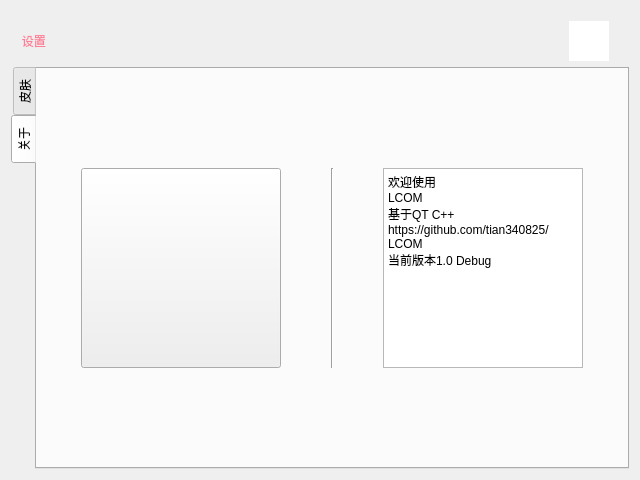
<?xml version="1.0" encoding="UTF-8"?>
<ui version="4.0">
 <class>setWidget</class>
 <widget class="QWidget" name="setWidget">
  <property name="geometry">
   <rect>
    <x>0</x>
    <y>0</y>
    <width>640</width>
    <height>480</height>
   </rect>
  </property>
  <property name="windowTitle">
   <string>Form</string>
  </property>
  <layout class="QGridLayout" name="gridLayout">
   <item row="0" column="0">
    <widget class="QWidget" name="tileWidget" native="true">
     <property name="minimumSize">
      <size>
       <width>0</width>
       <height>50</height>
      </size>
     </property>
     <property name="maximumSize">
      <size>
       <width>16777215</width>
       <height>40</height>
      </size>
     </property>
     <layout class="QGridLayout" name="gridLayout_6">
      <property name="leftMargin">
       <number>0</number>
      </property>
      <property name="topMargin">
       <number>0</number>
      </property>
      <property name="rightMargin">
       <number>0</number>
      </property>
      <property name="bottomMargin">
       <number>0</number>
      </property>
      <property name="spacing">
       <number>0</number>
      </property>
      <item row="0" column="4">
       <widget class="QPushButton" name="closePushButton">
        <property name="minimumSize">
         <size>
          <width>40</width>
          <height>40</height>
         </size>
        </property>
        <property name="maximumSize">
         <size>
          <width>40</width>
          <height>40</height>
         </size>
        </property>
        <property name="styleSheet">
         <string notr="true">background-color: rgb(255, 255, 255);
border:none</string>
        </property>
        <property name="text">
         <string/>
        </property>
       </widget>
      </item>
      <item row="0" column="5">
       <spacer name="horizontalSpacer_4">
        <property name="orientation">
         <enum>Qt::Horizontal</enum>
        </property>
        <property name="sizeType">
         <enum>QSizePolicy::Minimum</enum>
        </property>
        <property name="sizeHint" stdset="0">
         <size>
          <width>20</width>
          <height>20</height>
         </size>
        </property>
       </spacer>
      </item>
      <item row="0" column="2">
       <widget class="QLabel" name="label_8">
        <property name="minimumSize">
         <size>
          <width>80</width>
          <height>0</height>
         </size>
        </property>
        <property name="styleSheet">
         <string notr="true">font: 700 12pt &quot;Microsoft YaHei UI&quot;;
color:rgb(253, 127, 151);</string>
        </property>
        <property name="text">
         <string>   设置</string>
        </property>
       </widget>
      </item>
      <item row="0" column="0">
       <spacer name="horizontalSpacer_5">
        <property name="orientation">
         <enum>Qt::Horizontal</enum>
        </property>
        <property name="sizeType">
         <enum>QSizePolicy::Minimum</enum>
        </property>
        <property name="sizeHint" stdset="0">
         <size>
          <width>1</width>
          <height>20</height>
         </size>
        </property>
       </spacer>
      </item>
      <item row="0" column="3">
       <spacer name="horizontalSpacer">
        <property name="orientation">
         <enum>Qt::Horizontal</enum>
        </property>
        <property name="sizeHint" stdset="0">
         <size>
          <width>40</width>
          <height>40</height>
         </size>
        </property>
       </spacer>
      </item>
     </layout>
    </widget>
   </item>
   <item row="1" column="0">
    <widget class="QTabWidget" name="tabWidget">
     <property name="tabPosition">
      <enum>QTabWidget::West</enum>
     </property>
     <property name="currentIndex">
      <number>1</number>
     </property>
     <widget class="QWidget" name="tab">
      <attribute name="title">
       <string>皮肤</string>
      </attribute>
      <widget class="QLineEdit" name="lineEdit">
       <property name="geometry">
        <rect>
         <x>260</x>
         <y>250</y>
         <width>113</width>
         <height>22</height>
        </rect>
       </property>
       <property name="text">
        <string>没想好怎么做</string>
       </property>
      </widget>
     </widget>
     <widget class="QWidget" name="tab_2">
      <attribute name="title">
       <string>关于</string>
      </attribute>
      <layout class="QGridLayout" name="gridLayout_2">
       <item row="0" column="0">
        <widget class="QPushButton" name="pushButton11111">
         <property name="minimumSize">
          <size>
           <width>200</width>
           <height>200</height>
          </size>
         </property>
         <property name="maximumSize">
          <size>
           <width>200</width>
           <height>200</height>
          </size>
         </property>
         <property name="styleSheet">
          <string notr="true">border-image: url(:/image/check/locm.png);</string>
         </property>
         <property name="text">
          <string/>
         </property>
        </widget>
       </item>
       <item row="0" column="1">
        <widget class="Line" name="line">
         <property name="minimumSize">
          <size>
           <width>0</width>
           <height>200</height>
          </size>
         </property>
         <property name="maximumSize">
          <size>
           <width>20</width>
           <height>200</height>
          </size>
         </property>
         <property name="orientation">
          <enum>Qt::Vertical</enum>
         </property>
        </widget>
       </item>
       <item row="0" column="2">
        <widget class="QPlainTextEdit" name="plainTextEdit">
         <property name="minimumSize">
          <size>
           <width>200</width>
           <height>200</height>
          </size>
         </property>
         <property name="maximumSize">
          <size>
           <width>200</width>
           <height>200</height>
          </size>
         </property>
         <property name="plainText">
          <string>欢迎使用
LCOM
基于QT C++
https://github.com/tian340825/LCOM
当前版本1.0 Debug</string>
         </property>
        </widget>
       </item>
      </layout>
     </widget>
    </widget>
   </item>
  </layout>
 </widget>
 <resources/>
 <connections>
  <connection>
   <sender>closePushButton</sender>
   <signal>clicked()</signal>
   <receiver>setWidget</receiver>
   <slot>hide()</slot>
   <hints>
    <hint type="sourcelabel">
     <x>592</x>
     <y>36</y>
    </hint>
    <hint type="destinationlabel">
     <x>319</x>
     <y>239</y>
    </hint>
   </hints>
  </connection>
 </connections>
</ui>
